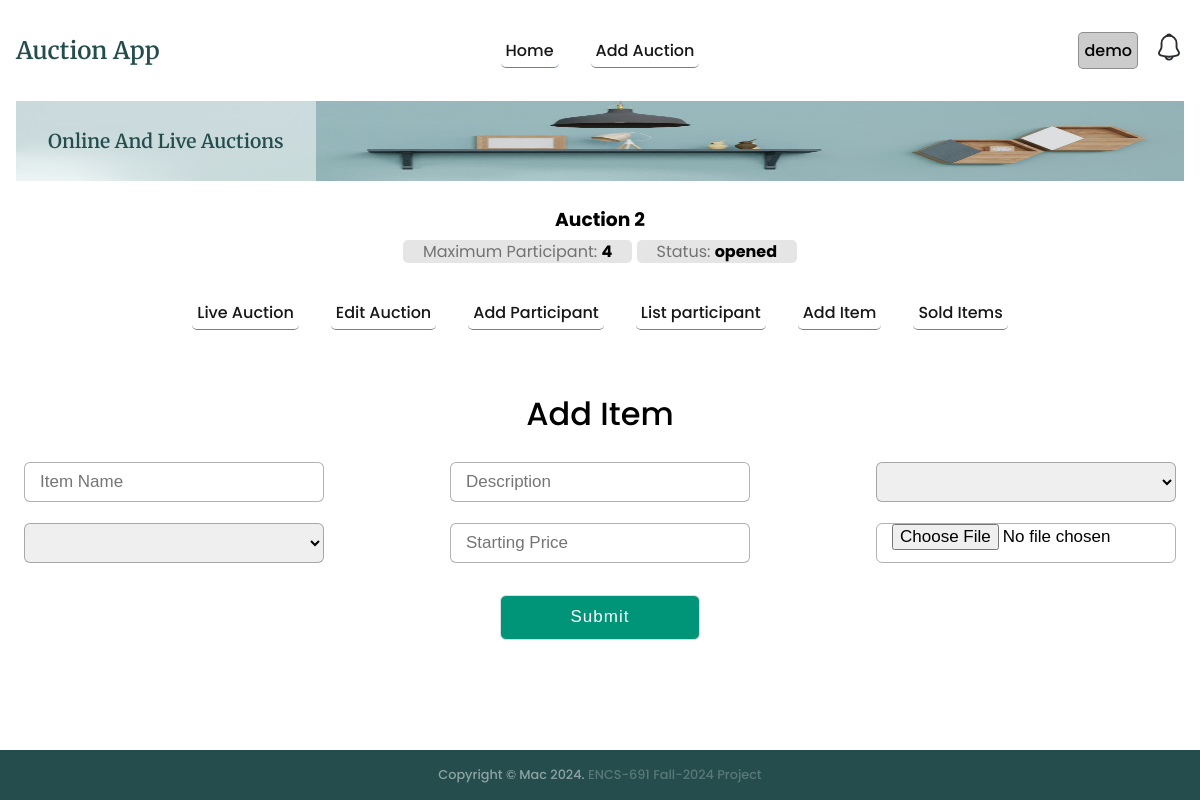
Before: /auction/2/item/add (signed in) with the older database file.
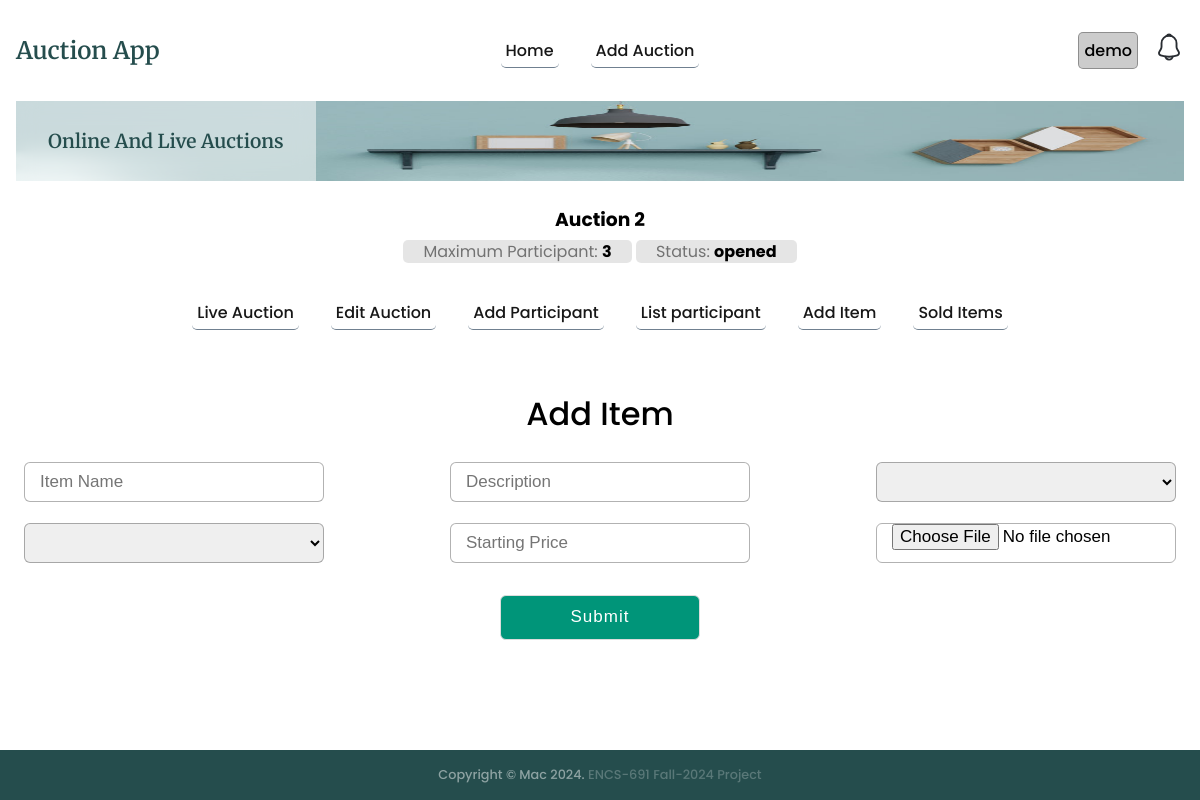
After: the same page with the newer database file.
### auctions/models.py (models this page shows, shortened)
class Auction(models.Model):
    name = models.CharField(max_length=200)
    description = models.CharField(max_length=200)
    status = models.CharField(max_length=200, default='opened')
    auction1 = models.CharField(max_length=200, default='0')
    maxparticipant = models.CharField(max_length=200, default='0')
    username = models.CharField(max_length=200, default='-')
    createdat = models.DateTimeField(default=timezone.now)

### auctions/views.py (the view)
# urls.py: path('auction/<int:id>/item/add', views.addItem, name='addItem'),
@login_required
def addItem(req, id):
    if req.method == 'POST':
        return addNewItem(req, id)
    auction = getRecordByPk(Auction, id)
    return render(req, 'auctions/addItem.html', context={'auction':auction})

### auctions/utils.py (called while the page is built)
def getRecordByPk(model, id):
    try:
        record = model.objects.get(pk=id)
    except (KeyError, model.DoesNotExist):
        logging.error('getRecordByPk: model does not exist')
        return None
    else:
        return record

### templates/auctions/addItem.html (shortened to what this page needs)
{% extends "auctions/auctionBase.html" %}
{% block auction_content %}
<div class="addContact container_main">
  <div class="registration form">
    <header>Add Item</header>
    <form action="{% url 'auctions:addItem' auction.id %}" method="post" enctype="multipart/form-data">
      <div class="form-flex">
        <input type="text" required name="name" placeholder="Item Name">
        <input type="text" required name="description" placeholder="Description">
        <select name="categoryid" id="category"
          hx-get="{% url 'auctions:getSelect' %}?target=subcategory"
          hx-target="#subcategory"
        ></select>
        <select name="subcategoryid" id="subcategory"></select>
        <input type="text" required name="minimumbid" placeholder="Starting Price">
        <input type="file" required name="image" placeholder="Upload Image">
      </div>
      <button type="submit" class="button">Submit</button>
    </form>
  </div>
</div>
{% endblock %}

### templates/auctions/auctionBase.html
{% extends "base.html" %}
{% block content %}
<section class="section__container product__container" id="product">
    <div class="auctionbase__header">
        <a href="{% url 'auctions:auctionIndex' auction.id %}">
            <h3>{{auction.name}}</h3>
            <span>Maximum Participant: <strong>{{auction.maxparticipant}}</strong></span>
            <span>Status: <strong>{{auction.status}}</strong></span>
        </a>
    </div>
    <nav>
        <ul class="nav__links auction__nav__links" id="nav-links">
            {% if auction %}
            <li><a href="{% url 'auctions:auctionIndex' auction.id %}">Live Auction</a></li>
            <li><a href="{% url 'auctions:editAuction' auction.id %}">Edit Auction</a></li>
            <li><a href="{% url 'auctions:addParticipant' auction.id %}">Add Participant</a></li>
            <li><a href="{% url 'auctions:listParticipant' auction.id %}">List participant</a></li>
            <li><a href="{% url 'auctions:addItem' auction.id %}">Add Item</a></li>
            <li><a href="{% url 'auctions:getSoldItems' auction.id %}">Sold Items</a></li>
            {% endif %}
        </ul>
    </nav>
    {% include "auctions/message.html" %}
    {% block auction_content %}{% endblock %}
</section>
{% endblock %}

Changed rows visible on the page:
changed Auction "Auction 2": maxparticipant "4" → "3"
